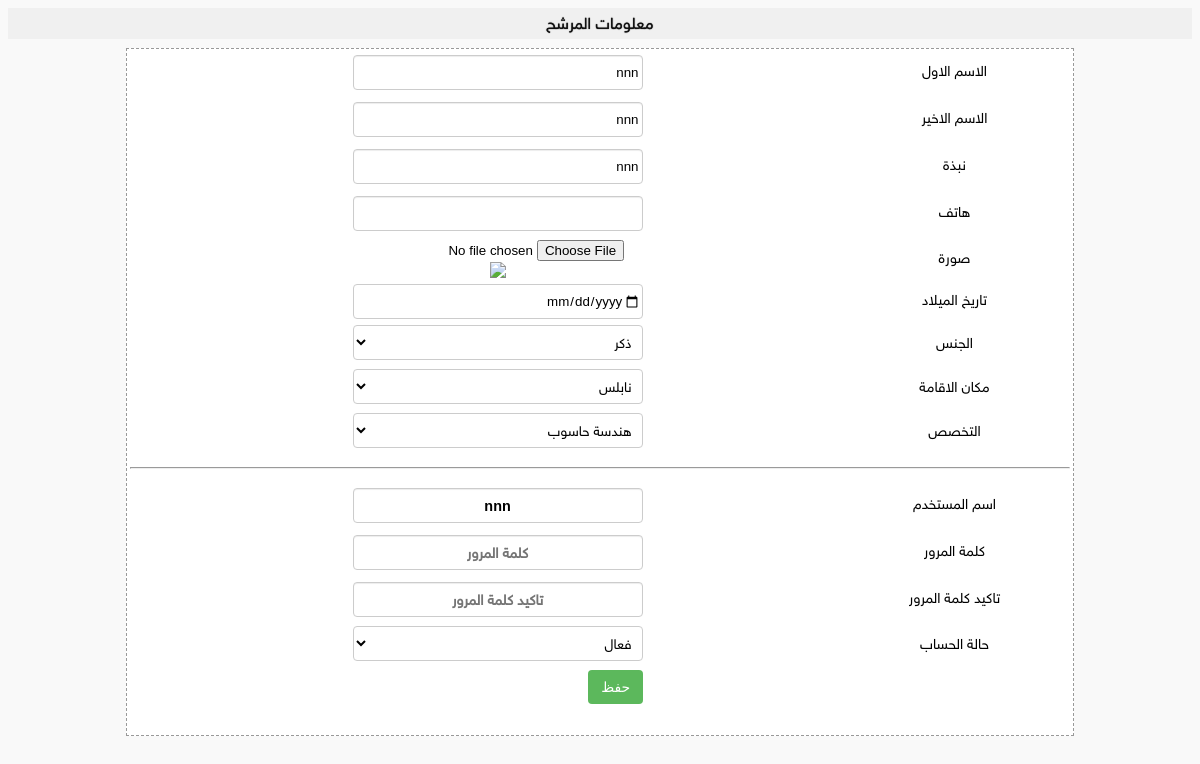
/admin-home/candidate/candidate_form.php?action=edit_row&row_id=13 (signed in), run on the app's committed database.
### tables this page shows
CREATE TABLE `candidate` (
  `id` int NOT NULL,
  `insert_time` datetime NOT NULL DEFAULT CURRENT_TIMESTAMP,
  `fname` varchar(50) DEFAULT NULL,
  `lname` varchar(50) DEFAULT NULL,
  `phone` varchar(15) DEFAULT NULL,
  `gender_id` int DEFAULT NULL COMMENT '1.male 2.female',
  `birthdate` date DEFAULT NULL,
  `bio` text COMMENT 'السيرة الذاتية',
  `img` varchar(100) DEFAULT NULL,
  `residence_region_id` int DEFAULT NULL,
  `specialty_id` int DEFAULT NULL,
  `activation` int DEFAULT '1' COMMENT '1.active 2.deactive',
  `user_id` int DEFAULT NULL,
  `is_canceled` tinyint DEFAULT '0'
);

CREATE TABLE `residence_region` (
  `id` int NOT NULL,
  `name` varchar(100) DEFAULT NULL
);

CREATE TABLE `specialties` (
  `id` int NOT NULL,
  `name` varchar(100) DEFAULT NULL
);

CREATE TABLE `users` (
  `id` int NOT NULL,
  `insert_time` datetime NOT NULL DEFAULT CURRENT_TIMESTAMP,
  `loginname` varchar(100) DEFAULT NULL,
  `password` varchar(200) DEFAULT NULL,
  `user_level_id` int DEFAULT NULL COMMENT '1.admin 2.candidate 3.member',
  `is_canceled` tinyint(1) NOT NULL DEFAULT '0'
);

### admin-home/candidate/candidate_form.php (the view, shortened to what this page needs)
<?php
include "../open_session.php";
?>
<html>
    <head>
        <link rel='stylesheet' type='text/css' href='../assets/css/style.css'/>
        <link rel='stylesheet' type='text/css' href="../assets/css/font_family.css" rel="stylesheet">
        <link rel='stylesheet' type='text/css' href="../assets/css/fontAwesome.css" rel="stylesheet">
        </head>
        <body style="background-color:#fff;">
<?php
$action_function="add_row";
if ($_GET['action'] == 'edit_row' || $_GET['action'] == 'view_data') {
       if (isset($_SERVER['HTTP_REFERER']))
       {
			$row_id = intval($_GET['row_id']);
			$sql="SELECT * FROM candidate WHERE candidate.id='$row_id'";
		    $query = mysqli_query($connect, $sql);
		    $row = mysqli_fetch_array($query);
		    $fname = htmlspecialchars($row['fname']);
		    $residence_region_id = $row['residence_region_id'];
		    $specialty_id = $row['specialty_id'];
		    $birthdate = htmlspecialchars($row['birthdate']);
        $activation=$row['activation'];
        $gender_id=$row['gender_id'];
        $lname=$row['lname'];
        $bio=$row['bio'];
        $phone=$row['phone'];
        $img=htmlspecialchars($row['img']);
		    $src="../../save_files/images/$img";
		    if(!file_exists($src) || is_dir($src))
		    {
			    $src='../../public-assets/images/empty.png';
		    }
		    $element_image='<img src="'.$src.'" style="max-width:100px;max-height:100px;"/>';
			  $sql="SELECT * FROM users WHERE id='$row[user_id]'";
		    $user_query = mysqli_query($connect, $sql);
		    $user_row = mysqli_fetch_array($user_query);
        $loginname = $user_row['loginname'];
	  } else {
		    die("error request");
		}
}
if ($_GET['action'] == 'edit_row')
{
	$action_function="edit_row";
}
?>
<div align="middle">
<div class="title" style="">معلومات المرشح</div>
<table dir="rtl" width="80%" class="tablein" style="border:1px dashed #999;">
  <tr>
      <td width="25%">الاسم الاول</td>
      <td><input type="text" name="fname" class="cp_input" style="" required="required" value='<?php echo $fname; ?>' /></td>
      <td></td>
      <td></td>
  </tr>
  <tr>
    <td width="25%">الاسم الاخير</td>
      <td><input type="text" name="lname" class="cp_input" style="" required="required" value='<?php echo $lname; ?>' /></td>
  </tr>
  <tr>
    <td width="25%">نبذة</td>
      <td><input type="text" name="bio" class="cp_input" style="" required="required" value='<?php echo $bio; ?>' /></td>
  </tr>
  <tr>
    <td width="25%">هاتف</td>
      <td><input type="text" name="phone" class="cp_input" style="" required="required" value='<?php echo $phone; ?>' /></td>
  </tr>
  <tr>
    <td>صورة </td>
    <td>
        <input type="file" name="img" />
        <div class="clear"></div>
        <?php echo $element_image; ?>
    </td>
  </tr>
  <tr>
      <td>تاريخ الميلاد</td>
      <td><input type="date" class="cp_input"  style="" name="birthdate" value="<?php echo $birthdate; ?>" /></td>
  </tr>
  <tr>
    <td>الجنس</td>
    <td>
      <select class="stander_select_list" name="gender_id" required="required">
      <option value="1" <?php if($gender_id == 1)echo "selected";?>>ذكر</option>
      </select>
    </td>
  </tr>
  <tr>
      <td width="25%">مكان الاقامة </td>
      <td>
        <select class="stander_select_list" name="residence_region_id"  id="residence_region_id"  onchange="create_specialty(null);" style="" >
          <?php
          $query_residence_region = mysqli_query($connect, "SELECT * FROM residence_region ORDER BY id DESC ");
          while ($row_residence_region = mysqli_fetch_array($query_residence_region)) {
          ?>
          <option value="<?php echo $row_residence_region['id'];?>" <?php if($residence_region_id==$row_residence_region['id'])echo "selected";?>><?php echo $row_residence_region['name'];?></option>
          <?php
          }
        ?>
        </select>
    </td>
</tr>
<tr>
   <td width="25%">التخصص</td>
   <td>
	<select dir="rtl" class="stander_select_list"  name="specialty_id" id="specialty_id"  style="" required>
		<?php
          $query_specialty = mysqli_query($connect, "SELECT * FROM specialties ORDER BY id DESC ");
          while ($row_specialty = mysqli_fetch_array($query_specialty)) {
          ?>
          <option value="<?php echo $row_specialty['id'];?>" <?php if($specialty_id==$row_specialty['id'])echo "selected";?>><?php echo $row_specialty['name'];?></option>
          <?php
          }
        ?>
    </select>
    </td>
    </tr>
    <tr><td colspan=4><hr></td></tr>
    <tr>
      <td  style="color:black;">اسم المستخدم</td><td><input dir="ltr" type="text" style="text-align:center;font-size:1.0em;font-weight:bold;color:black;" class="cp_input" value="<?php echo $loginname ?>" id="loginname" autocomplete="off" placeholder="اسم المستخدم"/></td>
    </tr>
    <tr>
      <td  style="color:black;">كلمة المرور</td><td><input dir="ltr" type="password" style="text-align:center;font-size:1.0em;font-weight:bold;color:black;" class="cp_input" value="" id="password" autocomplete="new-password" placeholder="كلمة المرور"/></td>
    </tr>
    <tr>
      <td  style="color:black;">تاكيد كلمة المرور</td><td><input dir="ltr" type="password" style="text-align:center;font-size:1.0em;font-weight:bold;color:black;" class="cp_input" value="" id="confirm_password" autocomplete="new-password" placeholder="تاكيد كلمة المرور"/></td>
    </tr>
      <tr>
          <td>حالة الحساب</td>
          <td>
              <select class="stander_select_list" name="activation" required="required">
                <option value="1" <?php if($activation == 1)echo "selected";?>>فعال</option>
              </select>
          </td>
      </tr>
    <tr class="control_showing" >
    		<?php
		    if($action_function=="edit_row")
		    {
		    ?>
		    	<td colspan=2>
		    		<button class="btn btn-success" type='submit' onclick="run_controller(this,'edit_row');" >حفظ</button>
		    	</td>
		    <?php
		    }
		    ?>
    </tr>
    <tr><td colspan=2 align="middle"><div id="response-msg"></div></td></tr>
</table>

### admin-home/assets/css/style.css (style rules this page uses)
* { outline:medium none; }
body { background-color:#f9f9f9 !important; direction:rtl; }
.title { background:#f0f0f0; cursor: move; font-size: 1.0em; color: #111; padding-top:3px;padding-bottom:3px; text-align: center; line-height: 25px; background-position: center -15px; position: relative; text-shadow: 0px 0px 1px rgb(5, 5, 5); cursor: pointer; text-transform: capitalize; }
.tablein { background: #FFFFFF; font-size: 0.9em; margin-left:auto; margin-right:auto; border-spacing: 0; margin-top:9px; margin-bottom:9px; }
.tablein tr { border-color: #CCCCCC; }
.tablein tr td { border: none; height: 28px; text-align:center; }
.tablein tr td { padding:3px; }
.clear { height:1px; clear:both; }
input[type=text],input[type=password] { height: 30px; width:250px; }
input[type=text],input[type=password], textarea { background-color: #ffffff; border: 1px solid #cccccc; margin: 3px; padding:3px; -webkit-box-shadow: inset 0 1px 1px rgba(0, 0, 0, 0.075); -moz-box-shadow: inset 0 1px 1px rgba(0, 0, 0, 0.075); box-shadow: inset 0 1px 1px rgba(0, 0, 0, 0.075); -webkit-transition: border linear 0.2s, box-shadow linear 0.2s; -moz-transition: border linear 0.2s, box-shadow linear 0.2s; -o-transition: border linear 0.2s, box-shadow linear 0.2s; transition: border linear 0.2s, box-shadow linear 0.2s; }
select { height: 30px; padding: 1px 6px; margin-bottom: 3px; font-size: 14px; line-height: 20px; }
.btn-success { color: #fff; background-color: #5cb85c; border-color: #4cae4c; }
.btn { display: inline-block; padding: 6px 12px; margin-bottom: 0; font-size: 14px; font-weight: 400; line-height: 1.42857143; text-align: center; white-space: nowrap; vertical-align: middle; -ms-touch-action: manipulation; touch-action: manipulation; cursor: pointer; -webkit-user-select: none; -moz-user-select: none; -ms-user-select: none; user-select: none; background-image: none; border: 1px solid transparent; border-radius: 4px; }
input.cp_input,input.select_date,select.stander_select_list { float:center; width:100%; max-width:290px; height:35px; border: 1px solid #ccc; border-radius: 4px; border-style: solid; background-color:#fff; background-size: 25px 25px; text-align:right; background-position: right; }

### data on the page
candidate: fname "nnn", lname "nnn", bio "nnn", gender_id "ذكر", residence_region_id "نابلس", specialty_id "هندسة حاسوب", activation "فعال"
users: loginname "nnn"
